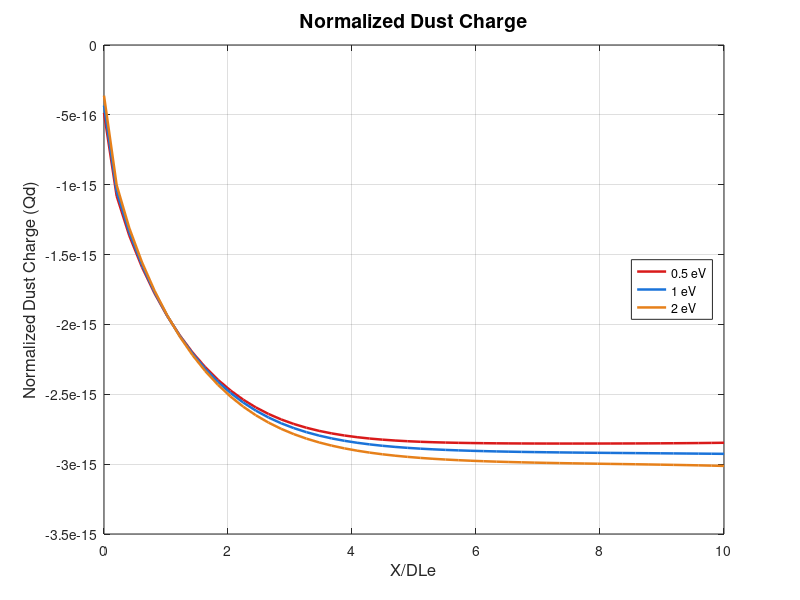
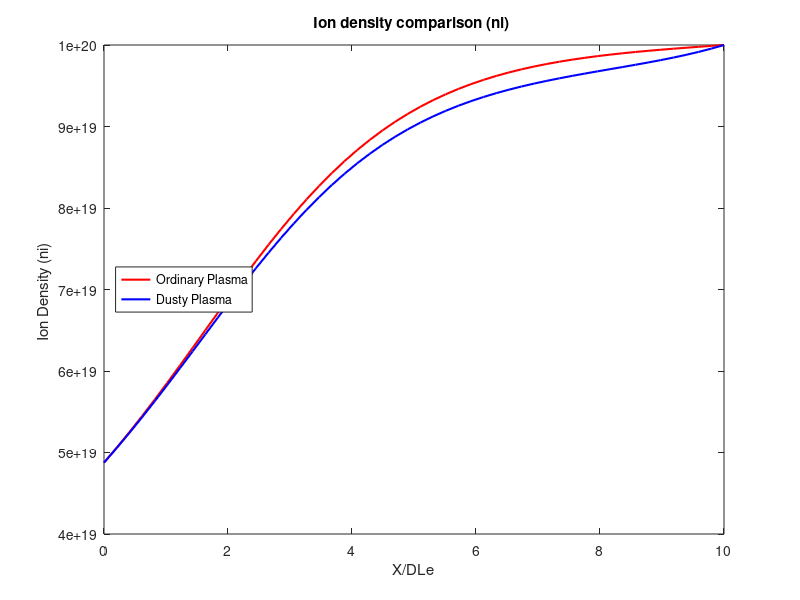
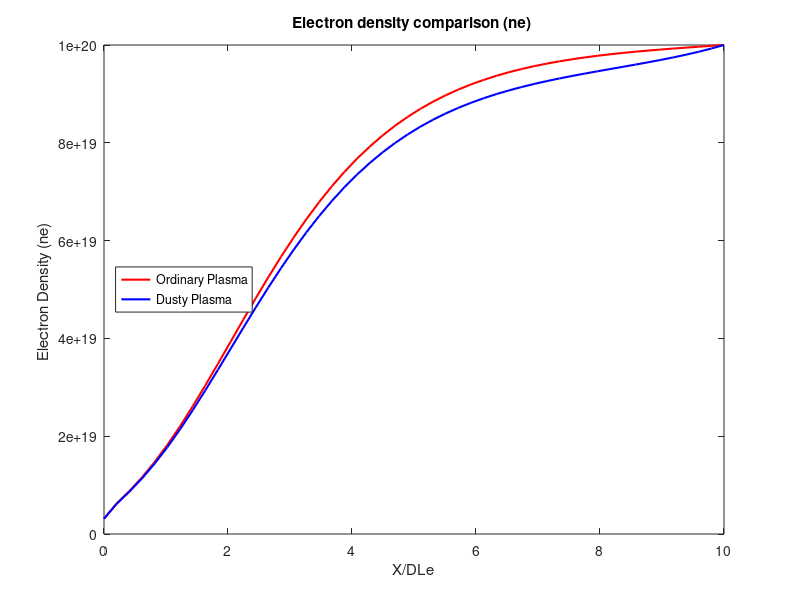
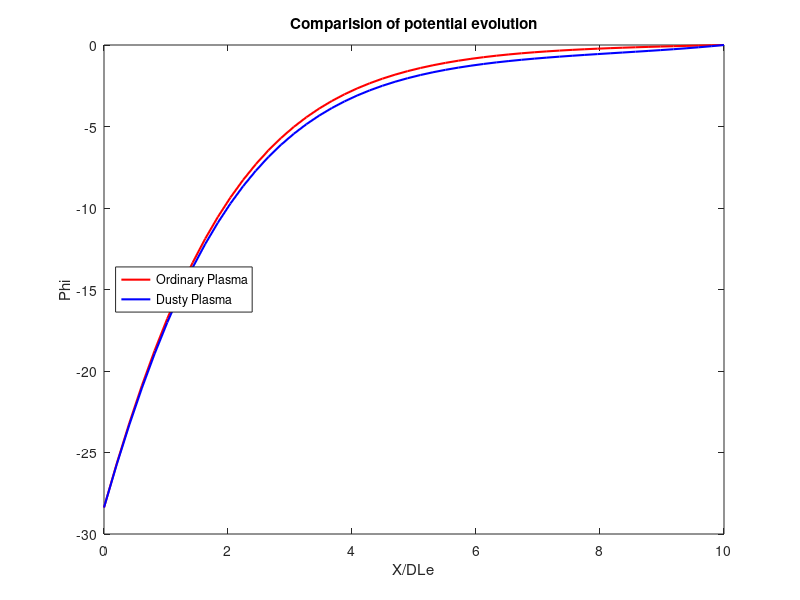

MATLAB code for these plots, in order: (Note: this script raises an error after producing the figures.)
% This is a script run it to create all the figures that are in the paper.

data1 = load('DustyPlasma2.mat');    % Plasma output
data2 = load('DustyPlasma1.mat');    % The dusty-plasma output %temp 1.0 eV
data3 = load("DustyPlasma3.mat");    % The argon plasma 
data5= load("DustyPlasma5.mat");     % Temp 0.5 ion 
data6= load("DustyPlasma6.mat");     % Temp 2 ion


x = data1.X / data1.DLe;
%Compairing the change in ion density throughout
figure(1);clf;
plot(x,data1.ni,"r-",'lineWidth',1.5); 

hold on;
plot(x,data2.ni,"b-","lineWidth",1.5) ;
xlabel("X/DLe");ylabel("Ion Density (ni) ");
legend('Ordinary Plasma',"Dusty Plasma",'Location','west');
title("Ion density comparison (ni) ");


%Compairing the change in electron density throughout
figure(2);clf;
plot(x,data1.ne,"r-",'lineWidth',1.5); hold on;
plot(x,data2.ne,"b-","lineWidth",1.5) ;
xlabel("X/DLe");ylabel("Electron Density (ne) ");
legend('Ordinary Plasma',"Dusty Plasma",'Location','west');
title("Electron density comparison (ne) ");

%Compairing the change in the potential
figure(3);clf;
plot(x,data1.phi,"r-","lineWidth",1.5);hold on;
plot(x,data2.phi,"b-","lineWidth",1.5);
xlabel("X/DLe"); ylabel("Phi");
legend('Ordinary Plasma',"Dusty Plasma",'Location','west');
title("Comparision of potential evolution") ;


% Charge accumulate in the dust particle
figure(4);clf;
data3 = load("DustyPlasma3.mat")
plot(x,data3.qdn,"r-","lineWidth",1.5);hold on;
plot(x,data2.qdn,"b-","lineWidth",1.5);
xlabel("X/DLe"); ylabel("Normalized Dust Charge (Qd)");
legend('Argon Plasma',"Hydrogen Plasma",'Location','west');
title("Normalized Dust Charge");

% Charge accumulate in the dust particle
figure(7); clf;

% Use clearer colors
c1 = [0.10 0.45 0.85];   % blue-ish
c2 = [0.85 0.10 0.10];   % red-ish
c3 = [0.90 0.50 0.10];   % orange

plot(x, data5.qdn, 'Color', c2, 'LineWidth', 1.8); hold on;
plot(x, data2.qdn, 'Color', c1, 'LineWidth', 1.8); hold on;
plot(x, data6.qdn, 'Color', c3, 'LineWidth', 1.8, 'MarkerSize', 5, ...
     'MarkerFaceColor', c3);

xlabel("X/DLe", 'FontSize', 12);
ylabel("Normalized Dust Charge (Qd)", 'FontSize', 12);

legend({'0.5 eV', '1 eV', '2 eV'}, 'Location', 'east');

title("Normalized Dust Charge", 'FontSize', 14);

grid on;
box on;

saveas(gcf, 'Charge_Ion_charge.png');


%Space Charge density Comparision
figure(5);clf;
plot(x,data1.rho,"r-",'lineWidth',1.5); hold on;
plot(x,data2.rho,"b-","lineWidth",1.5) ;
xlabel("X/DLe");ylabel("Space Charge Density (rho) ");
legend('Ordinary Plasma',"Dusty Plasma",'Location','west');
title("Compairison of Space Charge density ");

%%%% A PLOT FOR Bohm sheath velocity 
figure(6)

% Create a pseudo y-axis (row index or any physical coordinate)
y1 = 1:size(data1.vxi,1);
y2 = 1:size(data2.vxi,1);

% First subplot (Data 1)
subplot(1,2,1);
contourf(x, y1, data1.vxi, 30, 'LineColor', 'none');  % 30 contour levels
colorbar;
xlabel('x (distance)');
ylabel('Index (pseudo-y)');
title('Data 1: v_x_i distribution');
colormap('turbo');
axis tight;

% Second subplot (Data 2)
subplot(1,2,2);
contourf(x, y2, data2.vxi, 30, 'LineColor', 'none');
colorbar;
xlabel('x (distance)');
ylabel('Index (pseudo-y)');
title('Data 2: v_x_i distribution');
colormap('turbo');
axis tight;

% Optional: consistent color range for fair comparison
cmin = min([data1.vxi(:); data2.vxi(:)]);
cmax = max([data2.vxi(:); data2.vxi(:)]);
subplot(1,2,1); caxis([cmin cmax]);
subplot(1,2,2); caxis([cmin cmax]);

sgtitle('Comparison of v_{xi} for Data1 and Data2');
